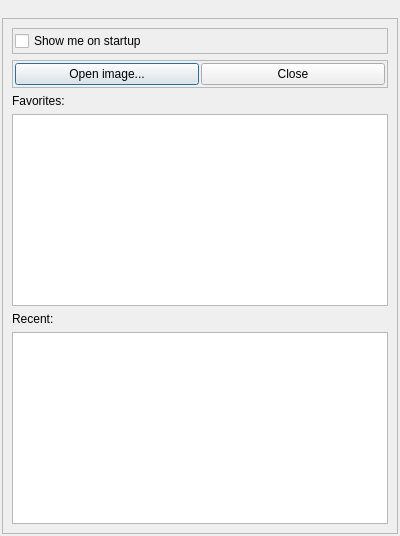
<?xml version="1.0" encoding="UTF-8"?>
<ui version="4.0">
 <class>startDialog</class>
 <widget class="QDialog" name="startDialog">
  <property name="geometry">
   <rect>
    <x>0</x>
    <y>0</y>
    <width>400</width>
    <height>359</height>
   </rect>
  </property>
  <property name="sizePolicy">
   <sizepolicy hsizetype="Maximum" vsizetype="Maximum">
    <horstretch>0</horstretch>
    <verstretch>0</verstretch>
   </sizepolicy>
  </property>
  <property name="windowTitle">
   <string>Welcome to vast</string>
  </property>
  <layout class="QVBoxLayout" name="verticalLayout">
   <property name="spacing">
    <number>2</number>
   </property>
   <property name="margin">
    <number>2</number>
   </property>
   <item>
    <widget class="QLabel" name="imageLabel">
     <property name="sizePolicy">
      <sizepolicy hsizetype="Minimum" vsizetype="Minimum">
       <horstretch>0</horstretch>
       <verstretch>0</verstretch>
      </sizepolicy>
     </property>
     <property name="text">
      <string/>
     </property>
    </widget>
   </item>
   <item>
    <widget class="QFrame" name="buttonFrame">
     <property name="sizePolicy">
      <sizepolicy hsizetype="Preferred" vsizetype="Preferred">
       <horstretch>0</horstretch>
       <verstretch>0</verstretch>
      </sizepolicy>
     </property>
     <property name="frameShape">
      <enum>QFrame::StyledPanel</enum>
     </property>
     <property name="frameShadow">
      <enum>QFrame::Raised</enum>
     </property>
     <layout class="QVBoxLayout" name="verticalLayout_2">
      <item>
       <widget class="QFrame" name="frame_2">
        <property name="sizePolicy">
         <sizepolicy hsizetype="Preferred" vsizetype="Minimum">
          <horstretch>0</horstretch>
          <verstretch>0</verstretch>
         </sizepolicy>
        </property>
        <property name="frameShape">
         <enum>QFrame::StyledPanel</enum>
        </property>
        <property name="frameShadow">
         <enum>QFrame::Raised</enum>
        </property>
        <layout class="QVBoxLayout" name="verticalLayout_3">
         <property name="spacing">
          <number>2</number>
         </property>
         <property name="margin">
          <number>2</number>
         </property>
         <item>
          <widget class="QCheckBox" name="showMeCheck">
           <property name="sizePolicy">
            <sizepolicy hsizetype="Minimum" vsizetype="Minimum">
             <horstretch>0</horstretch>
             <verstretch>0</verstretch>
            </sizepolicy>
           </property>
           <property name="text">
            <string>Show me on startup</string>
           </property>
          </widget>
         </item>
        </layout>
       </widget>
      </item>
      <item>
       <widget class="QFrame" name="frame">
        <property name="sizePolicy">
         <sizepolicy hsizetype="Preferred" vsizetype="Minimum">
          <horstretch>0</horstretch>
          <verstretch>0</verstretch>
         </sizepolicy>
        </property>
        <property name="frameShape">
         <enum>QFrame::StyledPanel</enum>
        </property>
        <property name="frameShadow">
         <enum>QFrame::Raised</enum>
        </property>
        <layout class="QHBoxLayout" name="horizontalLayout">
         <property name="spacing">
          <number>2</number>
         </property>
         <property name="margin">
          <number>2</number>
         </property>
         <item>
          <widget class="QPushButton" name="openImageButton">
           <property name="sizePolicy">
            <sizepolicy hsizetype="Minimum" vsizetype="Minimum">
             <horstretch>0</horstretch>
             <verstretch>0</verstretch>
            </sizepolicy>
           </property>
           <property name="text">
            <string>Open image...</string>
           </property>
          </widget>
         </item>
         <item>
          <widget class="QPushButton" name="pushButton_2">
           <property name="sizePolicy">
            <sizepolicy hsizetype="Minimum" vsizetype="Minimum">
             <horstretch>0</horstretch>
             <verstretch>0</verstretch>
            </sizepolicy>
           </property>
           <property name="text">
            <string>Close</string>
           </property>
          </widget>
         </item>
        </layout>
       </widget>
      </item>
      <item>
       <widget class="QLabel" name="favoritesLabel">
        <property name="sizePolicy">
         <sizepolicy hsizetype="Preferred" vsizetype="Minimum">
          <horstretch>0</horstretch>
          <verstretch>0</verstretch>
         </sizepolicy>
        </property>
        <property name="text">
         <string>Favorites:</string>
        </property>
       </widget>
      </item>
      <item>
       <widget class="QListWidget" name="favList">
        <property name="sizePolicy">
         <sizepolicy hsizetype="Preferred" vsizetype="MinimumExpanding">
          <horstretch>0</horstretch>
          <verstretch>0</verstretch>
         </sizepolicy>
        </property>
       </widget>
      </item>
      <item>
       <widget class="QLabel" name="recentLabel">
        <property name="sizePolicy">
         <sizepolicy hsizetype="Preferred" vsizetype="Minimum">
          <horstretch>0</horstretch>
          <verstretch>0</verstretch>
         </sizepolicy>
        </property>
        <property name="text">
         <string>Recent:</string>
        </property>
       </widget>
      </item>
      <item>
       <widget class="QListWidget" name="recentList">
        <property name="sizePolicy">
         <sizepolicy hsizetype="Expanding" vsizetype="MinimumExpanding">
          <horstretch>0</horstretch>
          <verstretch>0</verstretch>
         </sizepolicy>
        </property>
       </widget>
      </item>
     </layout>
    </widget>
   </item>
  </layout>
 </widget>
 <resources/>
 <connections>
  <connection>
   <sender>pushButton_2</sender>
   <signal>clicked()</signal>
   <receiver>startDialog</receiver>
   <slot>close()</slot>
   <hints>
    <hint type="sourcelabel">
     <x>278</x>
     <y>58</y>
    </hint>
    <hint type="destinationlabel">
     <x>332</x>
     <y>-10</y>
    </hint>
   </hints>
  </connection>
 </connections>
</ui>
